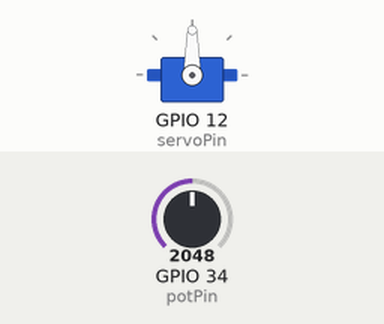
Recording of a sketch running on a simulated ESP32. Parts: servo. The test bench sets the inputs (shaded band); at power-on: GPIO 34 (potPin) = 2048. WiFi joins after 1.5 s; servers stay silent unless stated; what the sketch prints to the serial monitor is not drawn.

Above: at 4.2 s.
4.3 s: GPIO 34 (potPin) set to 2866
At 5.6 s:
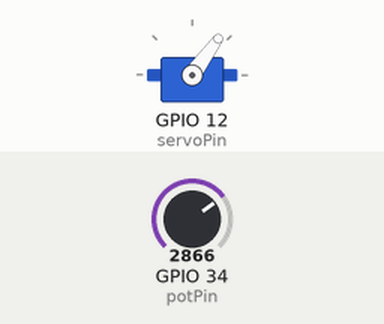
6.1 s: GPIO 34 (potPin) set to 1228
At 7.0 s:
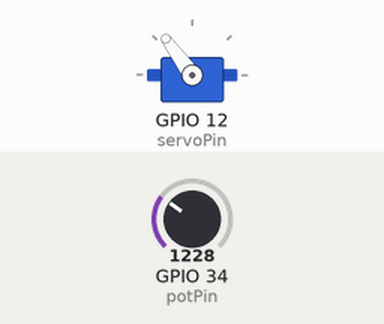
7.9 s: GPIO 34 (potPin) set to 491
At 8.3 s:
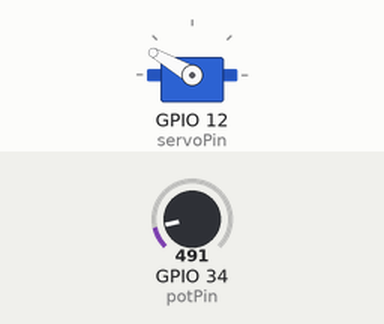
9.5 s: GPIO 34 (potPin) set to 2047
At 10.7 s:
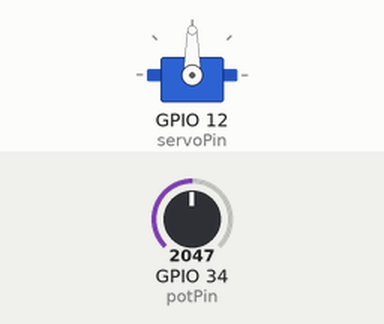
Timing chart, 0 to 12.1 s (numbered marks = the images above; inputs shaded):
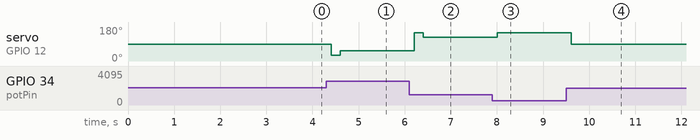

Measured:
- after the input at 4.3 s, servo on GPIO 12 (servoPin): 90° → 30° after 0.10 s, → 54° 0.20 s later
- after the input at 6.1 s, servo on GPIO 12 (servoPin): 54° → 150° after 0.11 s, → 126° 0.20 s later
- after the input at 7.9 s, servo on GPIO 12 (servoPin): 126° → 150° after 0.11 s
- after the input at 9.5 s, servo on GPIO 12 (servoPin): 150° → 90° after 0.11 s

The sketch:

fullStateSpace.ino
```cpp
#include <ESP32Servo.h>
#include <WiFi.h>
#include <HTTPClient.h>
#include <ArduinoJson.h>
#include <vector>

const char* ssid = "";
const char* password = "";

const int potPin = 34;
const int servoPin = 12;
int potValue = 0;
float potLengthCM = 40.0;
float positionCM = 0;
float velocityCMperS;
double angle = 0.0;
double Ki = 0;
double cumulativeError = 0;
std::vector<float> recordedResponse;
std::vector<unsigned long> timeData;
int sampleNumber = 0;

const float m = 0.2;
const float R = 0.02;
const float g = -9.8;
const double J = 0.000032;
int d = 3;
int L = 40;

Servo servo;

const float A[2][2] = {
    {0, 1},
    {0, 0}
};

const float B[2][1] = {
    {0},
    {-m * g * 0.075 / (J / (R * R) + m)}
};
const float K[1][2] = {
    {38, 16}
};

void setup() {
  Serial.begin(921600);
  servo.attach(servoPin);
  delay(1000);
  positionCM = (potValue / 4095.0) * potLengthCM;;
  WiFi.begin(ssid, password);
  while (WiFi.status() != WL_CONNECTED) {
    delay(1000);
    Serial.  printf("Connecting to WiFi...");
  }
  Serial.  printf("Connected to WiFi");
}

void loop() {
  potValue = analogRead(potPin);
  float newPositionCM = (potValue / 4095.0) * potLengthCM;
  if((positionCM ==  newPositionCM) || (positionCM < newPositionCM + 0.5) || (positionCM > newPositionCM - 0.5) ){
    sampleNumber++;
    if(sampleNumber > 250){
     sendData(recordedResponse, timeData);
      recordedResponse = std::vector<float>{};
      timeData = std::vector<unsigned long>{};
      sampleNumber = 0;
    }
  }

  velocityCMperS = (newPositionCM - positionCM)/0.2;

  float x[2] = { newPositionCM, velocityCMperS };
  recordedResponse.push_back(positionCM);
  timeData.push_back(millis());
  float setpoint_cm = 20;
  float error = setpoint_cm - x[0];
  if(error<0.4 && error >-0.4){error = 0; x[1] = 0;}
  cumulativeError+= error;

  // Compute control input
  float u = (error)*K[0][0] - K[0][1] * x[1] + cumulativeError*Ki;

  // Update servo
  updateMotor(u, setpoint_cm);

  // Update position
  positionCM = newPositionCM;

  delay(100);
}

void updateMotor(float controlInput, float setpoint_cm) {
  const int u_max = (setpoint_cm - 0)*K[0][0];
  const int u_min = (setpoint_cm - 40)*K[0][0];
  int servoAngle;

  servoAngle = map(controlInput, u_min, u_max, 0, 180);
  servoAngle = constrain(servoAngle, 30, 150);

  servo.write(servoAngle);
  delay(100);
}

void sendData(const std::vector<float>& positionData, const std::vector<unsigned long>& timeData) {
  if (WiFi.status() == WL_CONNECTED) {
    HTTPClient http;
    http.begin("http://192.168.1.16:5000/updatePosition");

    http.addHeader("Content-Type", "application/json");
    StaticJsonDocument<400> jsonDoc;
    JsonArray positions = jsonDoc.createNestedArray("positions");
    JsonArray times = jsonDoc.createNestedArray("times");

    for (float position : positionData) {
      positions.add(position);
    }

    for (unsigned long timeStamp : timeData) {
      times.add(timeStamp);
    }

    String jsonString;
    serializeJson(jsonDoc, jsonString);

    int httpResponseCode = http.POST(jsonString);
    http.end();
  }
}
```
